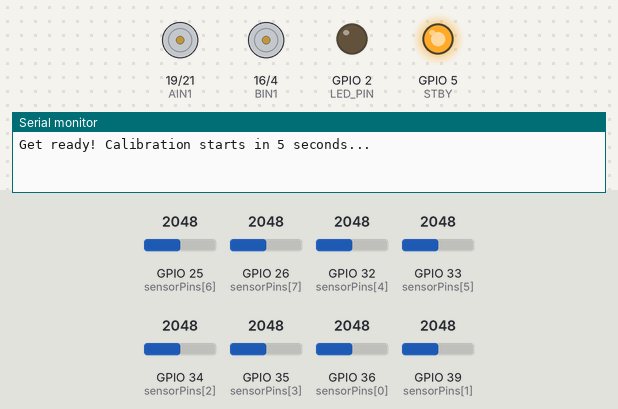
The sketch below on a simulated ESP32. Shown: motor-driver pin pairs drawn as motors (green arrow = first pin HIGH = forward, orange = second pin HIGH = backward, longer = more drive, scaled by the enable pin, stopped while the standby pin is LOW), output pins drawn as LEDs (lit = HIGH), the last lines printed to the serial monitor. The test bench sets the inputs (shaded band); at power-on: GPIO 25 (sensorPins[6]) = 2048, GPIO 26 (sensorPins[7]) = 2048, GPIO 32 (sensorPins[4]) = 2048, GPIO 33 (sensorPins[5]) = 2048, GPIO 34 (sensorPins[2]) = 2048, GPIO 35 (sensorPins[3]) = 2048, GPIO 36 (sensorPins[0]) = 2048, GPIO 39 (sensorPins[1]) = 2048.

Above: at 0.3 s.
At 13.0 s:
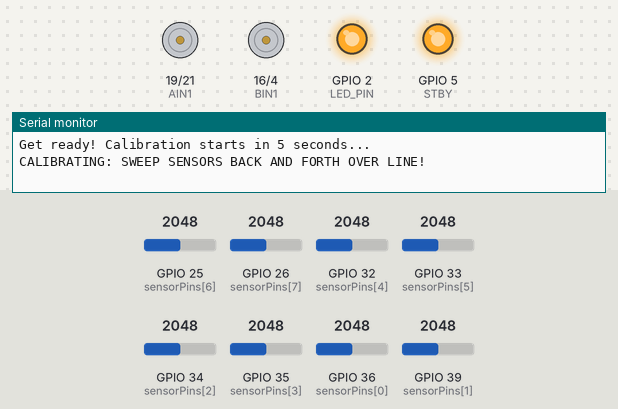
At 15.1 s:
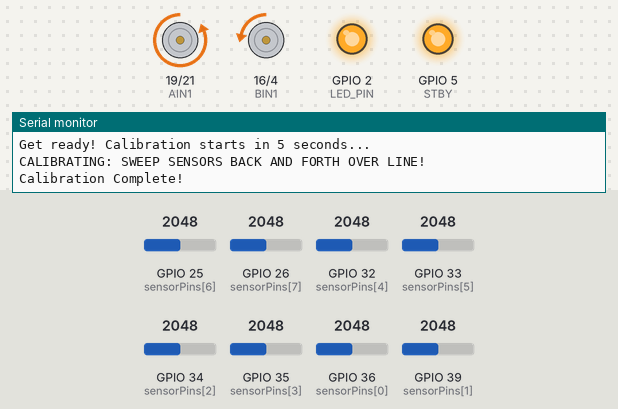
Timing chart, 0 to 16.6 s (numbered marks = the images above):
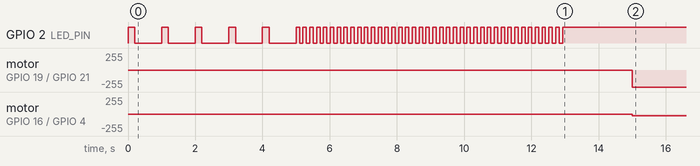

The sketch:

basic_conv_PIDcode.ino
```cpp
// Motor Driver Pins (TB6612FNG)
const int AIN1 = 19;
const int AIN2 = 21;
const int PWMA = 18;

const int BIN1 = 16;
const int BIN2 = 4;
const int PWMB = 17;

const int STBY = 5;

// Built-in LED Pin
const int LED_PIN = 2;

// Base Motor Speeds (With inherent hardware compensation)
const int BASE_SPEED_A = 200; // Left Motor
const int BASE_SPEED_B = 170; // Right Motor
const int MAX_SPEED = 255;

// QTR-8A Analog Pins
const int NUM_SENSORS = 8;
const int sensorPins[NUM_SENSORS] = {36, 39, 34, 35, 32, 33, 25, 26};

// Calibration boundaries
int sensorMin[NUM_SENSORS];
int sensorMax[NUM_SENSORS];

// PID Tuning Constants
float Kp = 0.04;    // Proportional gain
float Ki = 0.0001;  // Integral gain
float Kd = 0.25;    // Derivative gain

// PID Internal Variables
int lastError = 0;
float integral = 0;
int lastPosition = 3500; // Center position default (0 to 7000)

void setMotors(int speedA, int speedB);
int getLinePosition();
void stopMotors();

void setup() {
  Serial.begin(115200);

  // Set ESP32 ADC attenuation to read full 0 - 3.3V range
  analogSetAttenuation(ADC_11db);

  // Motor Pin Setup
  pinMode(AIN1, OUTPUT);
  pinMode(AIN2, OUTPUT);
  pinMode(PWMA, OUTPUT);
  pinMode(BIN1, OUTPUT);
  pinMode(BIN2, OUTPUT);
  pinMode(PWMB, OUTPUT);
  pinMode(STBY, OUTPUT);
  pinMode(LED_PIN, OUTPUT);

  digitalWrite(STBY, HIGH);
  stopMotors();

  for (int i = 0; i < NUM_SENSORS; i++) {
    pinMode(sensorPins[i], INPUT);
    sensorMin[i] = 4095;
    sensorMax[i] = 0;
  }

  // Calibration Countdown
  Serial.println("Get ready! Calibration starts in 5 seconds...");
  for (int i = 5; i > 0; i--) {
    digitalWrite(LED_PIN, HIGH);
    delay(200);
    digitalWrite(LED_PIN, LOW);
    delay(800);
  }

  // Active Calibration Phase (8 Seconds)
  Serial.println("CALIBRATING: SWEEP SENSORS BACK AND FORTH OVER LINE!");
  unsigned long startTime = millis();
  unsigned long lastBlink = 0;
  bool ledState = false;

  while (millis() - startTime < 8000) {
    if (millis() - lastBlink > 100) {
      ledState = !ledState;
      digitalWrite(LED_PIN, ledState);
      lastBlink = millis();
    }

    for (int i = 0; i < NUM_SENSORS; i++) {
      int val = analogRead(sensorPins[i]);
      if (val < sensorMin[i]) sensorMin[i] = val;
      if (val > sensorMax[i]) sensorMax[i] = val;
    }
    delay(5);
  }

  digitalWrite(LED_PIN, HIGH);
  Serial.println("Calibration Complete!");
  delay(2000);
}

void loop() {
  int position = getLinePosition();

  // Error ranges from -3500 (Far Left) to +3500 (Far Right). 0 = Centered
  int error = position - 3500;

  // PID Calculations
  float P = error;
  integral += error;
  integral = constrain(integral, -10000, 10000); // Prevent integral windup
  float D = error - lastError;
  lastError = error;

  float correction = (Kp * P) + (Ki * integral) + (Kd * D);

  // Apply correction relative to compensated base speeds
  int motorSpeedA = BASE_SPEED_A + correction; // Left Motor
  int motorSpeedB = BASE_SPEED_B - correction; // Right Motor

  setMotors(motorSpeedA, motorSpeedB);

  delay(5);
}

// -------------------------------------------------------------
// Calculate Line Position using Weighted Average (0 to 7000)
// -------------------------------------------------------------
int getLinePosition() {
  unsigned long weightedSum = 0;
  unsigned long sum = 0;
  bool lineDetected = false;

  for (int i = 0; i < NUM_SENSORS; i++) {
    int val = analogRead(sensorPins[i]);

    // Normalize raw reading from 0 (white) to 1000 (black)
    int scaledVal = map(val, sensorMin[i], sensorMax[i], 0, 1000);
    scaledVal = constrain(scaledVal, 0, 1000);

    if (scaledVal > 200) {
      lineDetected = true;
    }

    weightedSum += (unsigned long)scaledVal * (i * 1000);
    sum += scaledVal;
  }

  // Memory fallback if line is completely lost
  if (!lineDetected || sum == 0) {
    if (lastPosition < 3500) {
      return 0;      // Hold hard-left position
    } else {
      return 7000;   // Hold hard-right position
    }
  }

  lastPosition = weightedSum / sum;
  return lastPosition;
}

// -------------------------------------------------------------
// Motor Control with Reverse Differential Steering
// -------------------------------------------------------------
void setMotors(int speedA, int speedB) {
  speedA = constrain(speedA, -MAX_SPEED, MAX_SPEED);
  speedB = constrain(speedB, -MAX_SPEED, MAX_SPEED);

  // Left Motor (A)
  if (speedA > 0) {
    digitalWrite(AIN1, LOW);
    digitalWrite(AIN2, HIGH);
    analogWrite(PWMA, speedA);
  } else if (speedA < 0) {
    digitalWrite(AIN1, HIGH);
    digitalWrite(AIN2, LOW);
    analogWrite(PWMA, abs(speedA));
  } else {
    digitalWrite(AIN1, LOW);
    digitalWrite(AIN2, LOW);
    analogWrite(PWMA, 0);
  }

  // Right Motor (B)
  if (speedB > 0) {
    digitalWrite(BIN1, LOW);
    digitalWrite(BIN2, HIGH);
    analogWrite(PWMB, speedB);
  } else if (speedB < 0) {
    digitalWrite(BIN1, HIGH);
    digitalWrite(BIN2, LOW);
    analogWrite(PWMB, abs(speedB));
  } else {
    digitalWrite(BIN1, LOW);
    digitalWrite(BIN2, LOW);
    analogWrite(PWMB, 0);
  }
}

void stopMotors() {
  setMotors(0, 0);
}
```

Measured:
- by itself, motor on GPIO 19 (AIN1) / GPIO 21 (AIN2): stopped → backward 255/255 at 15.0 s
- by itself, motor on GPIO 16 (BIN1) / GPIO 4 (BIN2): stopped → backward 29/255 at 15.0 s
